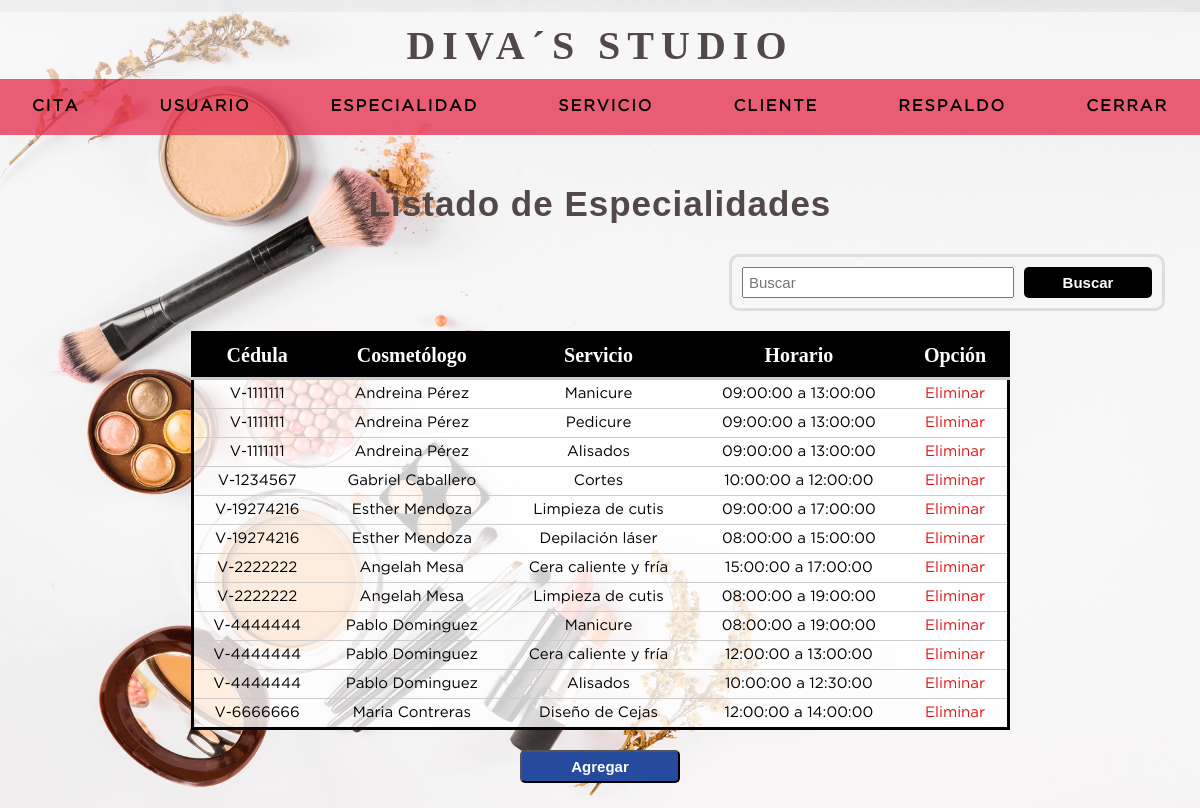
/listado_especialidad.php (signed in), run on the app's committed database.
### tables this page shows
CREATE TABLE `trabajo` (
  `ci_cosmetologa` varchar(20) NOT NULL,
  `idservicio` int(11) NOT NULL,
  `horario_inicio` time NOT NULL,
  `horario_final` time NOT NULL,
  PRIMARY KEY (`ci_cosmetologa`,`idservicio`) USING BTREE,
  KEY `idservicio` (`idservicio`),
  CONSTRAINT `trabajo_ibfk_1` FOREIGN KEY (`idservicio`) REFERENCES `servicio` (`idservicio`) ON DELETE CASCADE ON UPDATE CASCADE,
  CONSTRAINT `trabajo_ibfk_2` FOREIGN KEY (`ci_cosmetologa`) REFERENCES `usuario` (`ci_usuario`) ON DELETE CASCADE ON UPDATE CASCADE
);

CREATE TABLE `usuario` (
  `ci_usuario` varchar(20) NOT NULL,
  `nombreu` varchar(50) NOT NULL,
  `apellidou` varchar(50) NOT NULL,
  `usuario` varchar(30) NOT NULL,
  `clave` varchar(50) NOT NULL,
  `codgenero` int(11) NOT NULL,
  `idrol` int(11) NOT NULL,
  `direccion` varchar(200) NOT NULL,
  `fechaingreso` timestamp NOT NULL DEFAULT current_timestamp(),
  `estatus` int(1) NOT NULL DEFAULT 1,
  PRIMARY KEY (`ci_usuario`) USING BTREE,
  KEY `idrol` (`idrol`),
  KEY `codgenero` (`codgenero`),
  CONSTRAINT `usuario-genero` FOREIGN KEY (`codgenero`) REFERENCES `genero` (`codgenero`) ON DELETE CASCADE ON UPDATE CASCADE,
  CONSTRAINT `usuario-rol` FOREIGN KEY (`idrol`) REFERENCES `rol` (`idrol`) ON DELETE CASCADE ON UPDATE CASCADE
);

CREATE TABLE `servicio` (
  `idservicio` int(11) NOT NULL AUTO_INCREMENT,
  `descripcion_servicio` varchar(30) NOT NULL,
  PRIMARY KEY (`idservicio`)
);

### listado_especialidad.php (the view, shortened to what this page needs)
<?php
	include 'includes/conexion.php';
?>
<HTML>
	<HEAD>
		<?php include "includes/scripts.php";?>
	</HEAD>
	<BODY>
	<?php include "includes/headeruser.php";?>
		<section class="container" >
			<h2 class="htabla">Listado de Especialidades</h2>
			<form action="buscar_especialidad.php" method="GET" class="form_search">
				<input type="text" name="busqueda" id="busqueda" placeholder="Buscar">
				<input type="submit" value="Buscar" class="btn_search" placeholder="Buscar">
			</form>
			<table class="especialidad">
			<thead>
				<tr>
					<th>Cédula</th>
					<th>Cosmetólogo</th>
					<th>Servicio</th>
					<th>Horario</th>
					<th>Opción</th>
				</tr>
			</thead>
			<?php
				$resultado= mysqli_query($conexion, "SELECT e.ci_cosmetologa, u.nombreu, u.apellidou, e.idservicio, s.descripcion_servicio, e.horario_inicio, e.horario_final
													FROM trabajo e
													INNER JOIN usuario u ON e.ci_cosmetologa = u.ci_usuario
													INNER JOIN servicio s ON e.idservicio = s.idservicio");
				while($mostrar=mysqli_fetch_array($resultado)) {
			?>
				<tr>
					<td><?php echo $mostrar['ci_cosmetologa']?></td>
					<td><?php echo $mostrar['nombreu'].' '.$mostrar['apellidou']?> </td>
					<td><?php echo $mostrar['descripcion_servicio']?></td>
					<td><?php echo $mostrar['horario_inicio']?> a <?php echo $mostrar['horario_final']?></td>
					<td><a class="delete" href="eliminar_especialidad.php?ci=<?php echo $mostrar['ci_cosmetologa']?>&servicio=<?php echo $mostrar['idservicio']?>">Eliminar</a></td>
				</tr>
			<?php
				}
			?>
			</table>
			<input type="submit" value="Agregar" class="agregar" onclick="location.href='agregar_especialidad.php'">
		</section>
	</BODY>
</HTML>

### css/style.css (style rules this page uses)
* { margin: 0; padding: 0; box-sizing: border-box; }
body { background-image: url('../imagen/bg-2.jpg'); background-position:center; background-repeat: no-repeat; background-size:cover; background-attachment:fixed; }
h1, h2, h3, h4, h5, h6 { font-family: 'arial'; font-weight: bold; letter-spacing: 1px; }
h2 { font-size: 20px; }
a { text-decoration: none; }
.container { padding: 10rem 15px 15px; }
.container h2 { color: rgb(82, 72, 72); margin:12px 0 10px 0; font-size: 35px; text-align: center; }
form { margin: auto; padding: 20px 50px; background-color: rgba(255, 255, 255, 0.9); border-radius:2px; border:3px solid #dedede; }
input, select { width: 100%; font-size: 15px; padding: 5px; }
.form_search { display: flex; float:right; background:initial; padding:10px; border-radius:10px; margin: 20px; }
#busqueda { width: 17rem; }
.btn_search { background:#000; font-weight: bold; color: #ffff; padding: 0 20px; width: 8rem; border:0; cursor:pointer; margin-left:10px; border-radius:5px; }
.agregar { background: #264A9E; text-align:center; color:white; width:10rem; cursor: pointer; border-radius:5px; padding:6px; font-weight: bold; }
.htabla { font-size: 35px; font-weight: bold; font-weight: 700; }
.container { color: rgb(82, 72, 72); margin:12px 0 10px 0; font-size: 25px; text-align: center; }
table { background: rgba(255, 255, 255, 0.8); border: solid 3px #000; margin: 20px auto; width: 97%; border-collapse:collapse; }
.especialidad { width: 70%; }
th { padding:10px; font-weight:bold; border-bottom:solid 3px #ccc; font-size: 20px; background: black; color:white; }
td { padding:7px; text-align: center; border-bottom:solid 1px #ccc; font-family: 'GothamBook'; font-size: 15px; }
.delete { color: #df1313; }

### data on the page
trabajo: ci_cosmetologa "V-1111111", ci_cosmetologa.nombreu "Andreina", ci_cosmetologa.apellidou "Pérez", idservicio.descripcion_servicio "Manicure", horario_inicio "09:00:00", horario_final "13:00:00"
trabajo: ci_cosmetologa "V-1111111", ci_cosmetologa.nombreu "Andreina", ci_cosmetologa.apellidou "Pérez", idservicio.descripcion_servicio "Pedicure", horario_inicio "09:00:00", horario_final "13:00:00"
trabajo: ci_cosmetologa "V-1111111", ci_cosmetologa.nombreu "Andreina", ci_cosmetologa.apellidou "Pérez", idservicio.descripcion_servicio "Alisados", horario_inicio "09:00:00", horario_final "13:00:00"
trabajo: ci_cosmetologa "V-1234567", ci_cosmetologa.nombreu "Gabriel", ci_cosmetologa.apellidou "Caballero", idservicio.descripcion_servicio "Cortes", horario_inicio "10:00:00", horario_final "12:00:00"
trabajo: ci_cosmetologa "V-19274216", ci_cosmetologa.nombreu "Esther", ci_cosmetologa.apellidou "Mendoza", idservicio.descripcion_servicio "Limpieza de cutis", horario_inicio "09:00:00", horario_final "17:00:00"
trabajo: ci_cosmetologa "V-19274216", ci_cosmetologa.nombreu "Esther", ci_cosmetologa.apellidou "Mendoza", idservicio.descripcion_servicio "Depilación láser", horario_inicio "08:00:00", horario_final "15:00:00"
trabajo: ci_cosmetologa "V-2222222", ci_cosmetologa.nombreu "Angelah", ci_cosmetologa.apellidou "Mesa", idservicio.descripcion_servicio "Cera caliente y fría", horario_inicio "15:00:00", horario_final "17:00:00"
trabajo: ci_cosmetologa "V-2222222", ci_cosmetologa.nombreu "Angelah", ci_cosmetologa.apellidou "Mesa", idservicio.descripcion_servicio "Limpieza de cutis", horario_inicio "08:00:00", horario_final "19:00:00"
trabajo: ci_cosmetologa "V-4444444", ci_cosmetologa.nombreu "Pablo", ci_cosmetologa.apellidou "Dominguez", idservicio.descripcion_servicio "Manicure", horario_inicio "08:00:00", horario_final "19:00:00"
trabajo: ci_cosmetologa "V-4444444", ci_cosmetologa.nombreu "Pablo", ci_cosmetologa.apellidou "Dominguez", idservicio.descripcion_servicio "Cera caliente y fría", horario_inicio "12:00:00", horario_final "13:00:00"
trabajo: ci_cosmetologa "V-4444444", ci_cosmetologa.nombreu "Pablo", ci_cosmetologa.apellidou "Dominguez", idservicio.descripcion_servicio "Alisados", horario_inicio "10:00:00", horario_final "12:30:00"
trabajo: ci_cosmetologa "V-6666666", ci_cosmetologa.nombreu "Maria", ci_cosmetologa.apellidou "Contreras", idservicio.descripcion_servicio "Diseño de Cejas", horario_inicio "12:00:00", horario_final "14:00:00"
